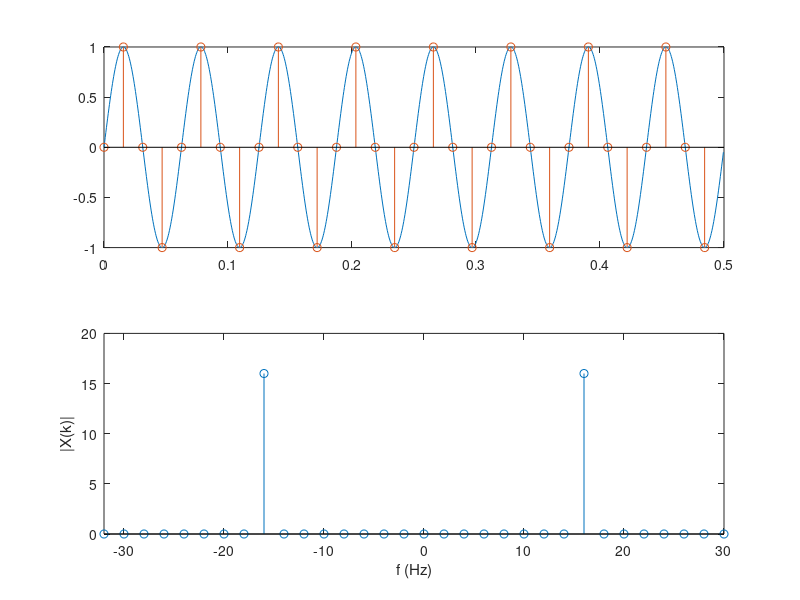

Source code (MATLAB):
close all;
clear all;

interval        = 0.5;
f0              = 16; 
t               = 0:1/2048:interval-(1/2048)
x_t             = sin(2*pi*f0*t);

figure(1);
subplot(2, 1, 1);
plot(t, x_t);
axis([0 interval])
hold on;

fs              = 64;
N               = (interval * fs);
sample_index    = [0:N-1];
x_n             = sin(2*pi*(f0/fs)*sample_index);

n               = 0:1/fs:interval-(1/fs)
stem(n, x_n);


X               = fftshift(fft(x_n, N));

df              = fs / N;
sampleIndex     = -N/2:N/2-1;
relative_f      = sampleIndex * df;

subplot(2, 1, 2);
stem(relative_f, abs(X));
xlabel('f (Hz)'); ylabel('|X(k)|');
axis([min(relative_f) max(relative_f)])
